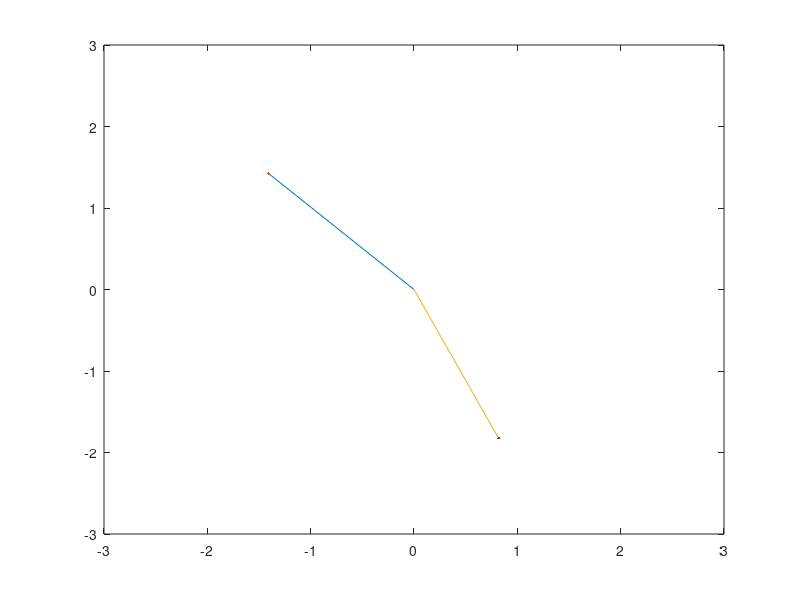

The MATLAB script that drew this image:
%Alex Demirci
%Application that simulates two simple pendulums using
%the explicit and semi implicit methods


function exercise1
  
  out_dir = "Exercise1";
  mkdir(out_dir);
  

  w = linspace(0, 0, 300);  % explicit frequency
  wSemi = linspace(0, 0, 300); % semi implicit frequency
  angles = linspace(0, 0, 300); % angles for explicit method
  anglesSemi = linspace(0, 0, 300); % angles for semi implicit method
  
  % arrays for x, y positions for explicit method
  x = linspace(0, 0, 300);
  y = linspace(0, 0, 300);
  
  % same for semi implicit method
  xSemi = linspace(0, 0, 300);
  ySemi = linspace(0, 0, 300);
  
  % initial conditions
  w(1) = 0;
  wSemi(1) = 0;
  angles(1) = 1; % 1 radian 
  anglesSemi(1) = 1;
 
  timestep  = 0.05;
  
  
  g = -9.81; % gravitty
  l = 2; % length
  
  
  for i = 2 : 300
    
    sinAngle = sin(angles(i - 1));
    sinAngleSemi = sin(anglesSemi(i - 1));   
    
    % coompute the frequencies using the previious ones
    w(i) = w(i - 1) + timestep * ((-g / l) * sinAngle);
    wSemi(i) = wSemi(i - 1) + timestep * ((-g / l) * sinAngleSemi);
    
    % compute the corresponding angle
    angles(i) = angles(i - 1) + timestep * w(i - 1); 
    anglesSemi(i) = anglesSemi(i - 1) + timestep * wSemi(i);
    
   endfor
  
  % drawing the rods
  for j = 1 : 300
    
    % compute explicit method positions
    x(j) = l * sin(angles(j));
    y(j) = l * cos(angles(j));
    
     % compute semi implicit method positions
    xSemi(j) = l * sin(anglesSemi(j));
    ySemi(j) = l * cos(anglesSemi(j));
    
    hold off;
    axis('ij');
    plot([0, x(j)], [0, y(j)]); % draw line for explicit
    axis([-3, 3, -3, 3]);
    hold on;
    plot(x(j), y(j));  % draw the point
    axis([-3, 3, -3, 3]);
    hold on;
    plot([0, xSemi(j)], [0, ySemi(j)]); % draw the line for semi implicit
    axis([-3, 3, -3, 3]);
    hold on;
    plot(xSemi(j), ySemi(j)); % draw the point
    axis([-3, 3, -3, 3]);
    hold on;
    
    
    % take picture
    fname = fullfile (out_dir, sprintf("img%03i.png", j));
    imwrite (getframe (gcf).cdata, fname);
    
    endfor
endfunction
